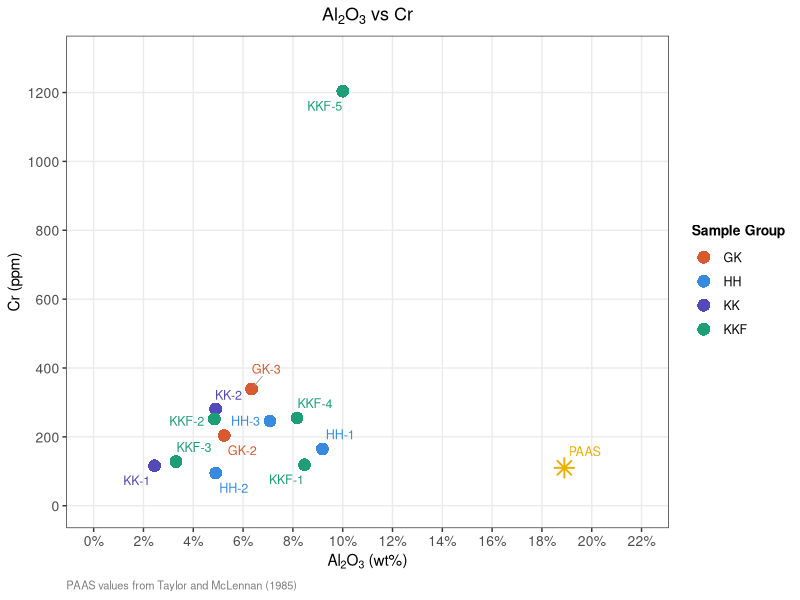

Generate this figure with R:
install.packages("ggrepel")

library(ggplot2)
library(ggrepel)

# Sample data - Al2O3 (wt%) and Cr (ppm)
data <- data.frame(
  sample = c("GK-2", "GK-3", "HH-1", "HH-2", "HH-3", 
             "KK-1", "KK-2", "KKF-1", "KKF-2", "KKF-3", "KKF-4", "KKF-5"),
  group = c("GK", "GK", "HH", "HH", "HH", 
            "KK", "KK", "KKF", "KKF", "KKF", "KKF", "KKF"),
  Al2O3 = c(5.2422, 6.3423, 9.1841, 4.9039, 7.0781,
            2.4449, 4.8967, 8.4659, 4.8450, 3.3062, 8.1666, 10.0037),
  Cr_ppm = c(204.0, 339.0, 165.0, 95.0, 246.0,
             116.0, 281.0, 119.0, 252.0, 128.0, 255.0, 1204.0)
)

# PAAS reference point
paas <- data.frame(
  sample = "PAAS",
  Al2O3  = 18.9,
  Cr_ppm = 110
)

# Group colours
group_colours <- c(
  "GK"  = "#D85A30",
  "HH"  = "#378ADD",
  "KK"  = "#534AB7",
  "KKF" = "#1D9E75"
)

ggplot() +
  # Sample points
  geom_point(data = data,
             aes(x = Al2O3, y = Cr_ppm, colour = group),
             size = 4, shape = 16) +
  # Repelled sample labels
  geom_text_repel(data = data,
                  aes(x = Al2O3, y = Cr_ppm, label = sample, colour = group),
                  size = 3.2,
                  box.padding = 0.4,
                  point.padding = 0.3,
                  segment.size = 0.3,
                  segment.colour = "grey60",
                  max.overlaps = Inf,
                  show.legend = FALSE) +
  # PAAS star
  geom_point(data = paas,
             aes(x = Al2O3, y = Cr_ppm),
             shape = 8, size = 4, colour = "#E8B000", stroke = 1.0) +
  geom_text_repel(data = paas,
                  aes(x = Al2O3, y = Cr_ppm, label = sample),
                  size = 3.2,
                  colour = "#E8B000",
                  fontface = "plain",
                  box.padding = 0.5,
                  point.padding = 0.3,
                  segment.size = 0.3,
                  segment.colour = "grey60",
                  show.legend = FALSE) +
  # Scales and labels
  scale_colour_manual(values = group_colours, name = "Sample Group") +
  scale_x_continuous(limits = c(0, 22),
                     breaks = seq(0, 22, 2),
                     labels = function(x) paste0(x, "%")) +
  scale_y_continuous(limits = c(0, 1300),
                     breaks = seq(0, 1300, 200)) +
  labs(
    x       = expression(Al[2]*O[3]~"(wt%)"),
    y       = "Cr (ppm)",
    title   = expression(Al[2]*O[3]~"vs Cr"),
    caption = "PAAS values from Taylor and McLennan (1985)"
  ) +
  theme_bw() +
  theme(
    plot.title       = element_text(hjust = 0.5, size = 13, face = "bold"),
    axis.title       = element_text(size = 11),
    axis.text        = element_text(size = 10),
    legend.title     = element_text(size = 10, face = "bold"),
    legend.text      = element_text(size = 9),
    legend.position  = "right",
    panel.grid.minor = element_blank(),
    plot.caption     = element_text(size = 8, colour = "grey50", hjust = 0)
  )
